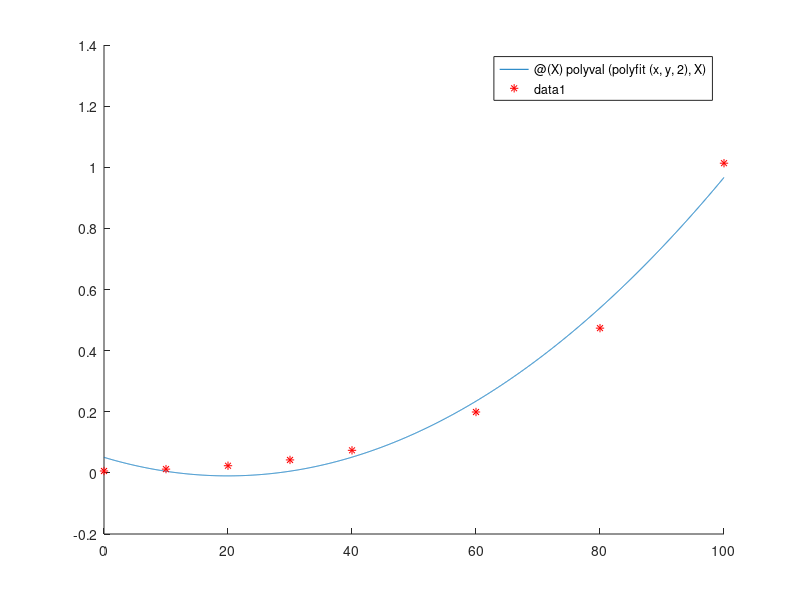

This figure's MATLAB source:
%ex 3
x= [0, 10, 20, 30, 40, 60, 80, 100];
y= [0.0061,  0.0123, 0.0234, 0.0424, 0.0738, 0.1992, 0.4736, 1.0133];

polyfit(x,y,45);

hold on
fplot(@(X) polyval(polyfit(x,y,2),X),[0,100])
plot(x, y,'*r')
hold off
